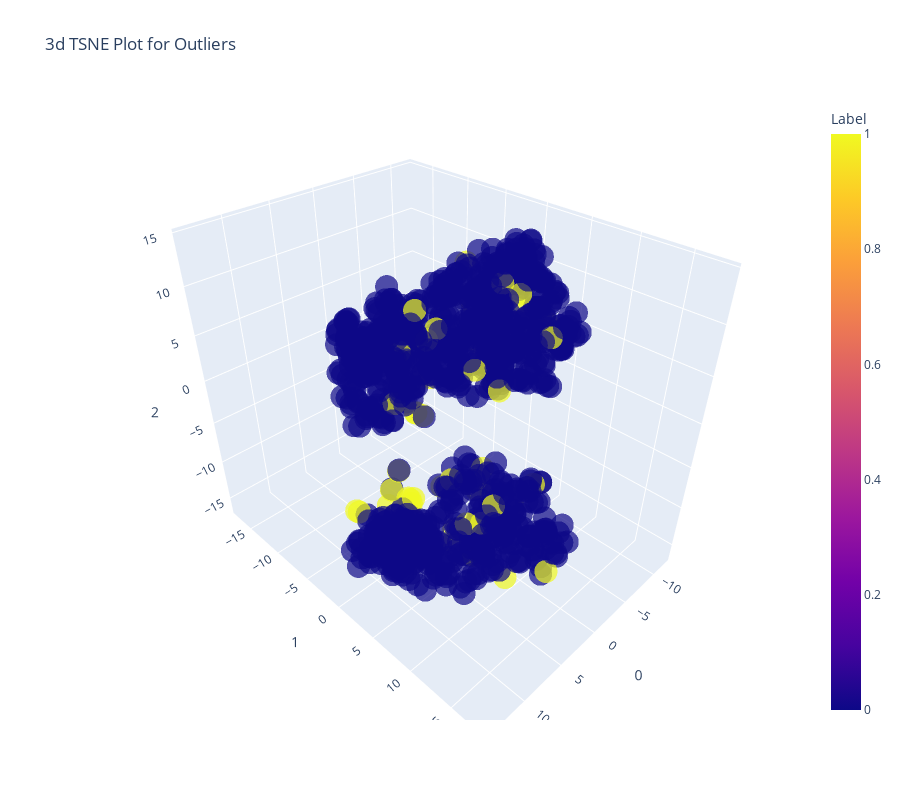

Write notebook code for a chart like this one.
### Markdown cell above
### Isolation Forest

### Code cell
# instantiating isolation forest model
iforest = create_model("iforest")

# plotting the data using iforest
plot_model(iforest)

### Figure 1 — Plotly figure (JSON) as saved in the notebook; plotly's stock layout.template omitted (floating-point values rounded to 4 significant figures; data arrays with more than 128 entries replaced by an {"elided": "..."} marker saying what was removed)
{"data": [{"customdata": {"elided": "1000x1 float values"}, "hoverlabel": {"namelength": 0}, "hovertemplate": "0=%{x}<br>1=%{y}<br>2=%{z}<br>Feature=%{customdata[0]}<br>Label=%{marker.color}", "legendgroup": "", "marker": {"color": {"elided": "1000 int values"}, "coloraxis": "coloraxis", "opacity": 0.7, "symbol": "circle"}, "mode": "markers", "name": "", "scene": "scene", "showlegend": false, "type": "scatter3d", "x": {"elided": "1000 float values"}, "y": {"elided": "1000 float values"}, "z": {"elided": "1000 float values"}}], "layout": {"coloraxis": {"colorbar": {"title": {"text": "Label"}}, "colorscale": [[0, "#0d0887"], [0.1111, "#46039f"], [0.2222, "#7201a8"], [0.3333, "#9c179e"], [0.4444, "#bd3786"], [0.5556, "#d8576b"], [0.6667, "#ed7953"], [0.7778, "#fb9f3a"], [0.8889, "#fdca26"], [1, "#f0f921"]]}, "height": 800, "legend": {"tracegroupgap": 0}, "scene": {"domain": {"x": [0, 1], "y": [0, 1]}, "xaxis": {"title": {"text": "0"}}, "yaxis": {"title": {"text": "1"}}, "zaxis": {"title": {"text": "2"}}}, "title": {"text": "3d TSNE Plot for Outliers"}, "width": 900}}
